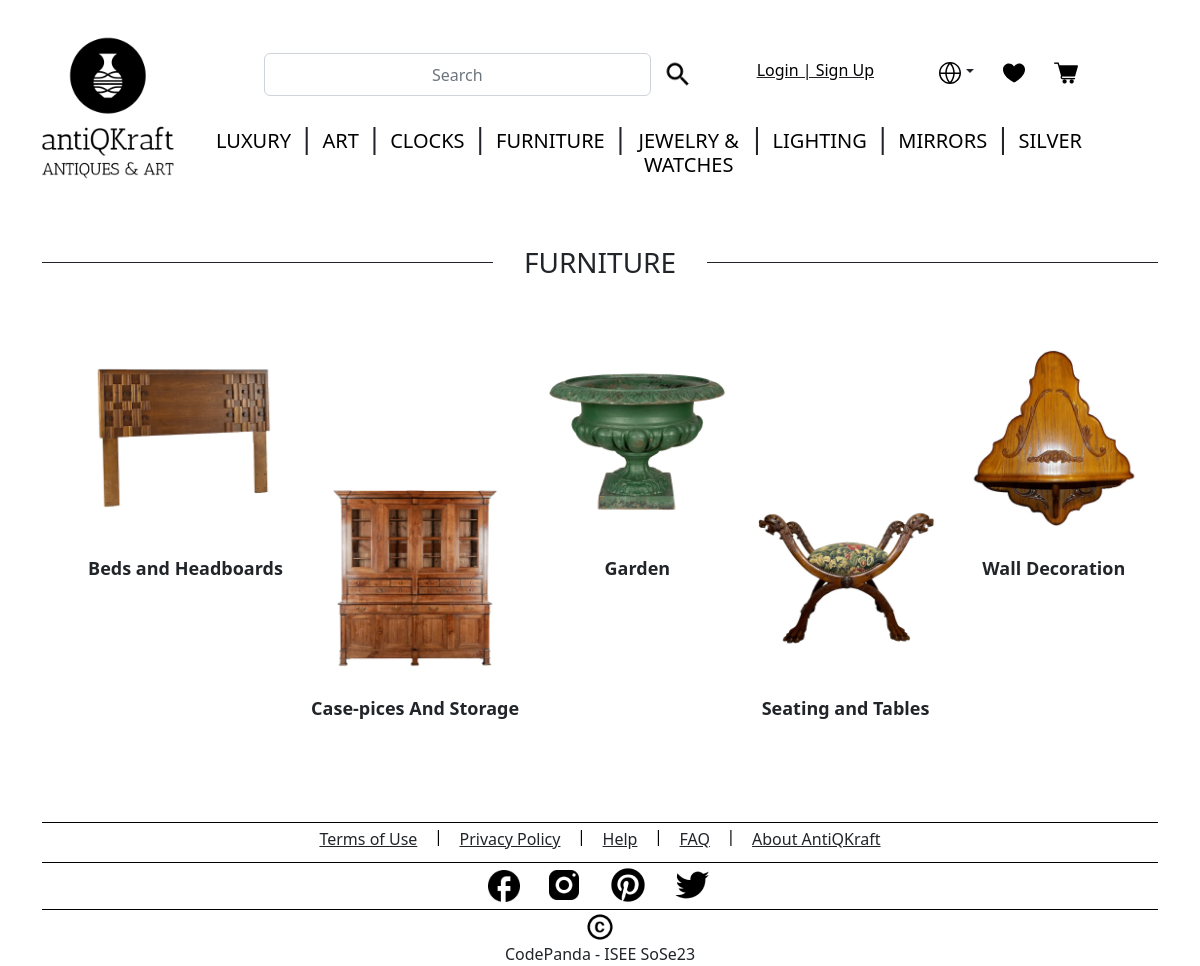
The page /category?categoryid=4 on the database its author committed.
### tables this page shows
CREATE TABLE "CATEGORY" (
	"category_id"	INTEGER NOT NULL UNIQUE,
	"category_name"	TEXT NOT NULL,
	"category_image_id"	TEXT,
	PRIMARY KEY("category_id" AUTOINCREMENT)
);

CREATE TABLE "SUB_CATEGORY" (
	"sub_serial_number"	INTEGER NOT NULL UNIQUE,
	"category_id"	INTEGER NOT NULL,
	"sub_category_name"	TEXT NOT NULL,
	"sub_category_image_id"	INTEGER NOT NULL,
	"sub_category_id"	INTEGER,
	FOREIGN KEY("category_id") REFERENCES "CATEGORY"("category_id"),
	PRIMARY KEY("sub_serial_number" AUTOINCREMENT)
);

### antikraft-app.py (the view)
@app.route("/category")
def getSpecificCategory():
    qTerm = request.args.get('categoryid')
    row_val = getSpecificCategoryRow(qTerm)
    row_json = row_val.json
    category_id = row_json['category_id']
    db_images = getSpecificCategoryImages(category_id)
    categories = getAllCategories()
    return render_template('category/category_landing_page.html', categories=categories.json, \
                           row_val=row_val.json, image_list=db_images['sub_category_image_id'], \
                            sub_cat_list=db_images['sub_category_name'], sub_cat_id_list=db_images['sub_category_id'])

### antikraft-app.py (called while the page is built)
def getSpecificCategoryRow(qTerm):
    spec_cat = getSpecificCategoryList(qTerm)
    response = app.response_class(
        response=json.dumps(spec_cat),
        status=200,
        mimetype='application/json'
    )
    return response

@app.route('/getAllCategories',  methods=['GET'])
def getAllCategories():
    categories = getAllCategoriesList()
    response = app.response_class(
        response=json.dumps(categories),
        status=200,
        mimetype='application/json'
    )
    return response

### backend/controller.py (called while the page is built)
def getAllCategoriesList():
    data = {}
    data = readOperation("CATEGORY", "category_name")
    return data

def getSpecificCategoryList(category_id):
    data = {}
    data = readOperationCategory("CATEGORY", category_id)
    return data

def getSpecificCategoryImages(category_id):
    data = {}
    data = readOperationCategoryImages("SUB_CATEGORY", category_id)
    return data

### backend/model.py (called while the page is built)
def get_db_connection():
    conn = sqlite3.connect('antiqkraft-database.db', isolation_level=None)
    conn.row_factory = sqlite3.Row
    return conn.cursor()

def readOperationCategory(TABLE_NAME: str, CAT_ID: int):
    conn = get_db_connection()
    query = "SELECT * from " + TABLE_NAME + " where category_id=" + str(CAT_ID)
    data = conn.execute(query)
    category_row = {}
    for row in data:
        category_row['category_id'] = row["category_id"]
        category_row['category_name'] = row["category_name"]
    if category_row is not None:
        return category_row

def readOperationCategoryImages(TABLE_NAME: str, CAT_ID: int):
    conn = get_db_connection()
    query = "SELECT * from " + TABLE_NAME + " where category_id=" + str(CAT_ID)
    data = conn.execute(query)
    keyList = ["category_id", "sub_category_id", "sub_category_name", "sub_category_image_id"]
    sub_category_row = {key: [] for key in keyList}
    for row in data:
        sub_category_row['category_id'].append(row["category_id"])
        sub_category_row['sub_category_id'].append(row["sub_category_id"])
        sub_category_row['sub_category_name'].append(row["sub_category_name"])
        sub_category_row['sub_category_image_id'].append(row["sub_category_image_id"])
    if sub_category_row is not None:
        return sub_category_row

### templates/category/category_landing_page.html (shortened to what this page needs)
{% include 'base.html' %}
{% include 'header/header.html' %}
<div class="container">
    <div class="row">
        <div class="col-5">
            <hr class="hr" style="background-color: #000; opacity: 1;" />
        </div>
        <div class="col-2">
            <h3 style="text-align: center; text-transform: uppercase;">{{row_val['category_name']}}</h3>
        </div>
        <div class="col-5">
            <hr class="hr" style="background-color: #000; opacity: 1;" />
        </div>
    </div>
    <div>
        <ul style="display: flex; justify-content:space-between; margin-bottom: 100px; margin-top: 50px;">
            <a class="nav-link" href="http://127.0.0.1:5000/subcategory?categoryid={{row_val['category_id']}}&subcategoryid={{sub_cat_id_list[0]}}" style="text-align: center; margin-right: auto; margin-left: auto; font-size: large; font-weight: bold;">
                <img src={{image_list[0]}} width="180px" height="180px" style="margin-top: 10px;">
                <br></br>
                {{sub_cat_list[0]}}
            </a>
            <a class="nav-link" href="http://127.0.0.1:5000/subcategory?categoryid={{row_val['category_id']}}&subcategoryid={{sub_cat_id_list[1]}}" style="text-align: center; margin-right: auto; margin-left: auto; font-size: large; font-weight: bold;">
                <img src={{image_list[1]}} width="180px" height="180px" style="margin-top: 150px;">
                <br></br>
                {{sub_cat_list[1]}}
            </a>
            <a class="nav-link" href="http://127.0.0.1:5000/subcategory?categoryid={{row_val['category_id']}}&subcategoryid={{sub_cat_id_list[2]}}" style="text-align: center; margin-right: auto; margin-left: auto; font-size: large; font-weight: bold;">
                <img src={{image_list[2]}} width="180px" height="180px" style="margin-top: 10px;">
                <br></br>
                {{sub_cat_list[2]}}
            </a>
            <a class="nav-link" href="http://127.0.0.1:5000/subcategory?categoryid={{row_val['category_id']}}&subcategoryid={{sub_cat_id_list[3]}}" style="text-align: center; margin-right: auto; margin-left: auto; font-size: large; font-weight: bold;">
                <img src={{image_list[3]}} width="180px" height="180px" style="margin-top: 150px;">
                <br></br>
                {{sub_cat_list[3]}}
            </a>
            <a class="nav-link" href="http://127.0.0.1:5000/subcategory?categoryid={{row_val['category_id']}}&subcategoryid={{sub_cat_id_list[4]}}" style="text-align: center; margin-right: auto; margin-left: auto; font-size: large; font-weight: bold;">
                <img src={{image_list[4]}} width="180px" height="180px" style="margin-top: 10px;">
                <br></br>
                {{sub_cat_list[4]}}
            </a>
        </ul>
    </div>
</div>
{% include 'footer/footer.html' %}

### templates/base.html (shortened to what this page needs)
<!DOCTYPE html>
<html>
<head>
  <link href="https://cdn.jsdelivr.net/npm/bootstrap@5.2.0-beta1/dist/css/bootstrap.min.css" rel="stylesheet"
>
  <link rel="stylesheet" href="static/CSS/style.css">
</head>
<body>
</body>
</html>

### templates/header/header.html (shortened to what this page needs)
<div class="container-fluid">
    <div class="row">
        <div class="col-12">
            <nav class="navbar navbar-expand-lg navbar-fixed-top">
                <div class="col-2">
                    <a class="navbar-brand" href="http://127.0.0.1:5000/">
                        <img src="static/logo/logo-black.png" width="200" height="200" style="float: right;">
                    </a>
                </div>
                <div class="col-9 " id="navbarCollapse">
                    <ul class="navbar-nav nav-fill nav-pills pb-4">
                        <li class="nav-item"></li>
                        <div class="col-6">
                            <li class="nav-item">
                                <form action="search" method="POST">
                                    <div class="input-group-append rounded d-flex flex-row">
                                        <input type="text" class="form-control rounded" placeholder="Search"
                                            aria-label="Search" aria-describedby="search-addon" id="search"
                                            name="search">
                                        <button class="btn border-0" type="submit"><img class="img-fluid" max-width=20px
                                                height=20px id="search-logo" src="static/header/search.png" /></button>
                                    </div>
                                </form>
                            </li>
                        </div>
                        {% if session.login_status != "True" and session.seller_login_status != "True" %}
                        <div class="col-3">
                            <li class="nav-item">
                                <a class="nav-link link-dark" style="text-decoration: underline;"
                                    href="http://127.0.0.1:5000/login">
                                    <h6>Login | Sign Up</h6>
                                </a>
                            </li>
                        </div>
                        {% endif %}
                        <div class="row">
                            <li class="nav-item">
                                    <a class="border-0 btn dropdown-toggle" type="button" id="dropdownMenuLink" data-toggle="dropdown" aria-haspopup="true" aria-expanded="false"><img class="img-fluid" max-width=20px height=20px
                                        id="search-logo" src="static/header/Globe.svg" /></a>
                                <a class="btn border-0" type="button"><img class="img-fluid" max-width=100% height=auto
                                        id="search-logo" src="static/header/Heart.svg" /></a>
                                <a class="btn border-0" type="button" href="http://127.0.0.1:5000/checkout" ><img class="img-fluid" max-width=100% height=auto
                                        id="search-logo" src="static/header/Cart.png"/><sup style="font-size: large;">{{ session.total_items }}</sup></a>
                            </li>
                        </div>
                    </ul>
                    <ul class="navbar-nav nav-fill">
                        {%for values in categories.items()%}
                        {% if loop.index != 1 %}
                        <li class="nav-item" float=center>
                            <h3>|</h3>
                        </li>
                        {% endif %}
                        <li class="nav-item">
                            <a class="nav-link" href="{{values[0]}}" onclick="RedirectURL();return false;">
                                <h5 class="text-uppercase">{{values[1]}}</h5>
                            </a>
                        </li>
                        {%endfor%}
                    </ul>
                </div>
            </nav>
        </div>
    </div>
</div>

### templates/footer/footer.html (shortened to what this page needs)
<div class="container">
    <div class="separator_2"></div>
    <div class="row justify-content-md-center" id="footer">
        <ul class="bottom_stuff_2">
            <div class="col-md-auto">
                <a class="link-dark" href="link address">
                    <h8>Terms of Use</h8>
                </a>
            </div>
            <h6>&nbsp;&nbsp;&nbsp;&nbsp;|&nbsp;&nbsp;&nbsp;&nbsp;</h6>
            <div class="col-md-auto">
                <a class="link-dark" href="link address">
                    <h8>Privacy Policy</h8>
                </a>
            </div>
            <h6>&nbsp;&nbsp;&nbsp;&nbsp;|&nbsp;&nbsp;&nbsp;&nbsp;</h6>
            <div class="col-md-auto">
                <a class="link-dark" href="link address">
                    <h8>Help</h8>
                </a>
            </div>
            <h6>&nbsp;&nbsp;&nbsp;&nbsp;|&nbsp;&nbsp;&nbsp;&nbsp;</h6>
            <div class="col-md-auto">
                <a class="link-dark" href="link address">
                    <h8>FAQ</h8>
                </a>
            </div>
            <h6>&nbsp;&nbsp;&nbsp;&nbsp;|&nbsp;&nbsp;&nbsp;&nbsp;</h6>
            <div class="col-md-auto">
                <a class="link-dark" href="link address">
                    <h8>About AntiQKraft</h8>
                </a>
            </div>
        </ul>
    </div>
    <div class="separator_2"></div>
    <div class="row justify-content-md-center" id="footer">
        <div class="col-md-auto clearfix">
            <a href="https://www.facebook.com/">
                <img src="static/footer/Vector.jpg" width="32" height="32" style="margin-top: 5px;">
            </a>
        </div>
        <div class="col-md-auto clearfix">
            <a href="https://www.instagram.com/">
                <img src="static/footer/Instagram.jpg" width="40" height="40">
            </a>
        </div>
        <div class="col-md-auto clearfix">
            <a href="https://www.pinterest.com/">
                <img src="static/footer/Pinterest.jpg" width="40" height="40">
            </a>
        </div>
        <div class="col-md-auto clearfix">
            <a href="https://twitter.com/">
                <img src="static/footer/Twitter.jpg" width="40" height="40">
            </a>
        </div>
    </div>
    <div class="separator_2"></div>
    <div class="row justify-content-md-center" id="footer">
        <div class="col-md-auto clearfix">
            <img src="static/footer/Copyright.jpg" width="30" height="30">
        </div>
        <h8 style="text-align: center;">CodePanda - ISEE SoSe23</h8>
    </div>
</div>

### static/CSS/style.css (style rules this page uses)
h5, h6 { color: black; float: center; text-align: center; }
#search { text-align: center; }
hr { background-color: black; opacity: 1; }
ul { list-style-type: none; }

### templates/footer/footer.html (style rules this page uses)
.separator_2 { display: flex; align-items: center; flex: 2; border-bottom: 1px solid #000; margin-top: 4px; margin-bottom: 2px; }
.bottom_stuff_2 { margin-top: 2px; display: flex; text-align: center; justify-content: center; margin-bottom: 4px; }

### rows shown on the page
CATEGORY: category_name "LUXURY"
CATEGORY: category_name "ART"
CATEGORY: category_name "CLOCKS"
CATEGORY: category_name "FURNITURE"
CATEGORY: category_name "JEWELRY & WATCHES"
CATEGORY: category_name "LIGHTING"
CATEGORY: category_name "MIRRORS"
CATEGORY: category_name "SILVER"
SUB_CATEGORY: sub_category_image (picture), sub_category_name "Beds and Headboards"
SUB_CATEGORY: sub_category_image (picture), sub_category_name "Case-pices And Storage"
SUB_CATEGORY: sub_category_image (picture), sub_category_name "Garden"
SUB_CATEGORY: sub_category_image (picture), sub_category_name "Seating and Tables"
SUB_CATEGORY: sub_category_image (picture), sub_category_name "Wall Decoration"
